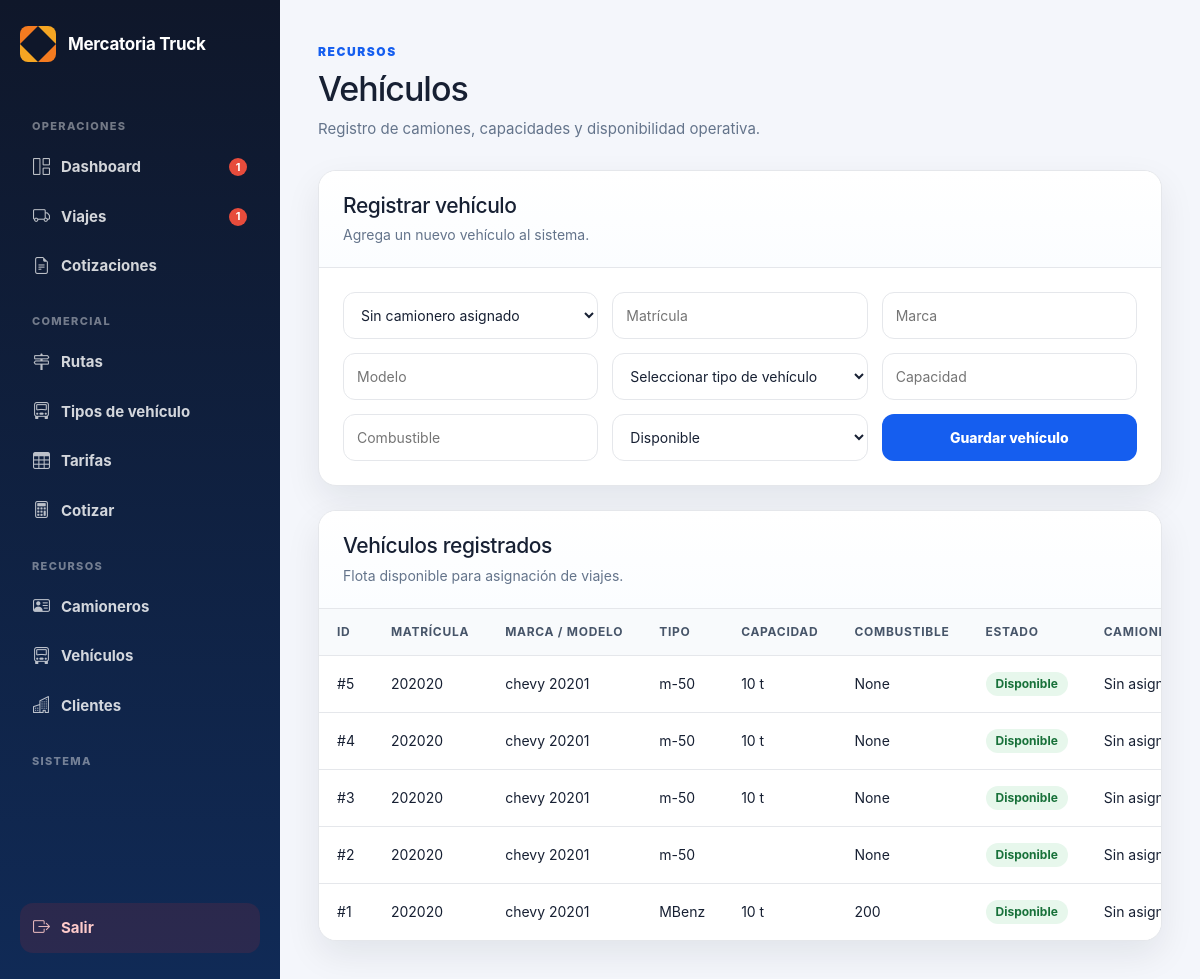
The page /vehiculos on the database as committed earlier.
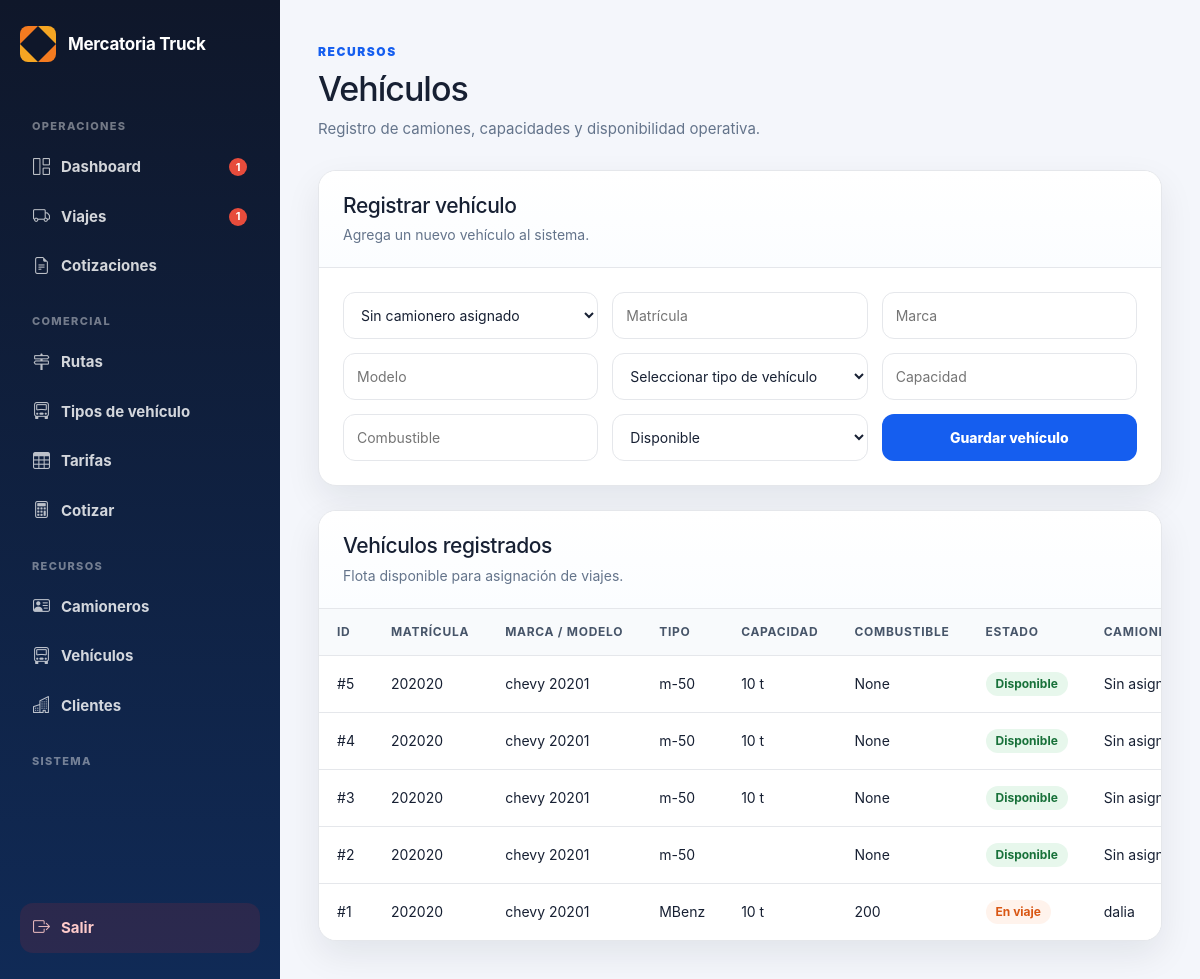
The same page on the database as committed later.
### tables this page shows
CREATE TABLE vehiculos (
        id INTEGER PRIMARY KEY AUTOINCREMENT,
        camionero_id INTEGER,
        matricula TEXT,
        marca TEXT,
        modelo TEXT,
        tipo TEXT,
        capacidad TEXT,
        combustible TEXT,
        estado TEXT DEFAULT 'Disponible',
        activo INTEGER DEFAULT 1,
        fecha_creacion TEXT DEFAULT CURRENT_TIMESTAMP
    , tipo_vehiculo_id INTEGER, placa TEXT);

CREATE TABLE camioneros (
        id INTEGER PRIMARY KEY AUTOINCREMENT,
        nombre TEXT,
        telefono TEXT,
        licencia TEXT,
        matricula TEXT,
        tipo TEXT,
        capacidad TEXT,
        estado TEXT DEFAULT 'Disponible',
        activo INTEGER DEFAULT 1,
        fecha_creacion TEXT DEFAULT CURRENT_TIMESTAMP
    );

### routes/vehiculos.py (the view, shortened to what this page needs)
@vehiculos_bp.route("/vehiculos", methods=["GET", "POST"])
def vehiculos():
    conexion = conectar()
    cursor = conexion.cursor()
    cursor.execute("""
        SELECT id, nombre
        FROM camioneros
        WHERE activo = 1
        ORDER BY nombre ASC
    """)
    camioneros = cursor.fetchall()
    cursor.execute("""
        SELECT nombre
        FROM tipos_vehiculo
        WHERE activo = 1
        ORDER BY nombre ASC
    """)
    tipos_vehiculo = cursor.fetchall()
    cursor.execute("""
        SELECT
            v.id,
            v.matricula,
            v.marca,
            v.modelo,
            v.tipo,
            v.capacidad,
            v.combustible,
            v.estado,
            c.nombre
        FROM vehiculos v
        LEFT JOIN camioneros c ON c.id = v.camionero_id
        WHERE v.activo = 1
        ORDER BY v.id DESC
    """)
    vehiculos_guardados = cursor.fetchall()
    conexion.close()
    return render_template(
        "vehiculos.html",
        vehiculos=vehiculos_guardados,
        camioneros=camioneros,
        tipos_vehiculo=tipos_vehiculo
    )

### app.py (called while the page is built)
@app.context_processor
def sidebar_badges():
    try:
        conexion = conectar()
        cursor = conexion.cursor()
        cursor.execute(
            "SELECT COUNT(*) FROM viajes WHERE estado IN ('Pendiente', 'Solicitado')"
        )
        viajes_urgentes = cursor.fetchone()[0]
        cursor.execute(
            "SELECT COUNT(*) FROM viajes WHERE estado = 'Solicitado'"
        )
        dashboard_urgentes = cursor.fetchone()[0]
        conexion.close()
    except Exception:
        viajes_urgentes = 0
        dashboard_urgentes = 0
    return dict(
        sidebar_viajes_urgentes=viajes_urgentes,
        sidebar_dashboard_urgentes=dashboard_urgentes,
    )

### database.py (called while the page is built)
def conectar():
    con = sqlite3.connect(DATABASE_NAME)
    con.row_factory = sqlite3.Row
    return con

### templates/vehiculos.html (shortened to what this page needs)
{% extends "admin/base_admin.html" %}
{% block contenido %}
<div class="page-header">
    <div>
        <span class="eyebrow">Recursos</span>
        <h1>Vehículos</h1>
        <p>Registro de camiones, capacidades y disponibilidad operativa.</p>
    </div>
</div>
<section class="panel">
    <div class="panel-header">
        <div>
            <h2>Registrar vehículo</h2>
            <p>Agrega un nuevo vehículo al sistema.</p>
        </div>
    </div>
    <form method="POST" class="form-grid">
        <select name="camionero_id">
            <option value="">Sin camionero asignado</option>
        </select>
        <input type="text" name="matricula" placeholder="Matrícula" required>
        <input type="text" name="marca" placeholder="Marca">
        <input type="text" name="modelo" placeholder="Modelo">
        <select name="tipo" required>
            <option value="">Seleccionar tipo de vehículo</option>
        </select>
        <input type="text" name="capacidad" placeholder="Capacidad" required>
        <input type="text" name="combustible" placeholder="Combustible" required>
        <select name="estado">
            <option value="Disponible">Disponible</option>
        </select>
        <button type="submit" class="btn-submit">Guardar vehículo</button>
    </form>
</section>
<section class="panel panel-spaced">
    <div class="panel-header">
        <div>
            <h2>Vehículos registrados</h2>
            <p>Flota disponible para asignación de viajes.</p>
        </div>
    </div>
    <div class="table-wrapper">
        <table class="data-table">
            <thead>
                <tr>
                    <th>ID</th>
                    <th>Matrícula</th>
                    <th>Marca / Modelo</th>
                    <th>Tipo</th>
                    <th>Capacidad</th>
                    <th>Combustible</th>
                    <th>Estado</th>
                    <th>Camionero</th>
                </tr>
            </thead>
            <tbody>
                {% for v in vehiculos %}
                <tr>
                    <td>#{{ v[0] }}</td>
                    <td>{{ v[1] }}</td>
                    <td>{{ v[2] }} {{ v[3] }}</td>
                    <td>{{ v[4] }}</td>
                    <td>{{ v[5] }}</td>
                    <td>{{ v[6] }}</td>
                    <td>
                        <span class="badge badge-vehiculo {{ v[7]|lower|replace(' ', '-') }}">
                            {{ v[7] }}
                        </span>
                    </td>
                    <td>{{ v[8] if v[8] else "Sin asignar" }}</td>
                </tr>
                {% else %}
                <tr>
                    <td colspan="8" class="empty-state">No hay vehículos registrados.</td>
                </tr>
                {% endfor %}
            </tbody>
        </table>
    </div>
</section>
{% endblock %}

Rows that differ between the two databases and show on the page:
changed vehiculos "MBenz": estado "Disponible" → "En viaje"; nombre "Sin…" → "dalia"
